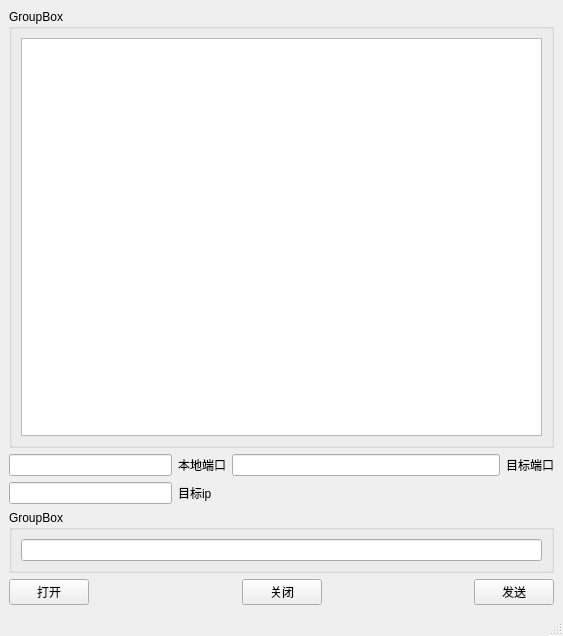
<?xml version="1.0" encoding="UTF-8"?>
<ui version="4.0">
 <class>MainWindow</class>
 <widget class="QMainWindow" name="MainWindow">
  <property name="geometry">
   <rect>
    <x>0</x>
    <y>0</y>
    <width>563</width>
    <height>636</height>
   </rect>
  </property>
  <property name="windowTitle">
   <string>MainWindow</string>
  </property>
  <widget class="QWidget" name="centralwidget">
   <layout class="QGridLayout" name="gridLayout">
    <item row="0" column="0">
     <widget class="QGroupBox" name="groupBox">
      <property name="title">
       <string>GroupBox</string>
      </property>
      <layout class="QHBoxLayout" name="horizontalLayout_5">
       <item>
        <widget class="QPlainTextEdit" name="RecvEdit">
         <property name="focusPolicy">
          <enum>Qt::NoFocus</enum>
         </property>
         <property name="readOnly">
          <bool>true</bool>
         </property>
        </widget>
       </item>
      </layout>
     </widget>
    </item>
    <item row="1" column="0">
     <layout class="QHBoxLayout" name="horizontalLayout_4">
      <item>
       <widget class="QLineEdit" name="LocalPort">
        <property name="maximumSize">
         <size>
          <width>163</width>
          <height>16777215</height>
         </size>
        </property>
       </widget>
      </item>
      <item>
       <widget class="QLabel" name="label">
        <property name="text">
         <string>本地端口</string>
        </property>
       </widget>
      </item>
      <item>
       <widget class="QLineEdit" name="AimPort"/>
      </item>
      <item>
       <widget class="QLabel" name="label_2">
        <property name="text">
         <string>目标端口</string>
        </property>
       </widget>
      </item>
     </layout>
    </item>
    <item row="2" column="0">
     <layout class="QHBoxLayout" name="horizontalLayout_3">
      <item>
       <widget class="QLineEdit" name="AimIp">
        <property name="maximumSize">
         <size>
          <width>163</width>
          <height>16777215</height>
         </size>
        </property>
       </widget>
      </item>
      <item>
       <widget class="QLabel" name="label_3">
        <property name="text">
         <string>目标ip</string>
        </property>
       </widget>
      </item>
      <item>
       <spacer name="horizontalSpacer_5">
        <property name="orientation">
         <enum>Qt::Horizontal</enum>
        </property>
        <property name="sizeHint" stdset="0">
         <size>
          <width>40</width>
          <height>20</height>
         </size>
        </property>
       </spacer>
      </item>
     </layout>
    </item>
    <item row="3" column="0">
     <widget class="QGroupBox" name="groupBox_2">
      <property name="title">
       <string>GroupBox</string>
      </property>
      <layout class="QHBoxLayout" name="horizontalLayout_2">
       <item>
        <widget class="QLineEdit" name="SendEdit"/>
       </item>
      </layout>
     </widget>
    </item>
    <item row="4" column="0">
     <layout class="QHBoxLayout" name="horizontalLayout">
      <item>
       <widget class="QPushButton" name="openBt">
        <property name="text">
         <string>打开</string>
        </property>
       </widget>
      </item>
      <item>
       <spacer name="horizontalSpacer">
        <property name="orientation">
         <enum>Qt::Horizontal</enum>
        </property>
        <property name="sizeHint" stdset="0">
         <size>
          <width>40</width>
          <height>20</height>
         </size>
        </property>
       </spacer>
      </item>
      <item>
       <widget class="QPushButton" name="CloseBt">
        <property name="text">
         <string>关闭</string>
        </property>
       </widget>
      </item>
      <item>
       <spacer name="horizontalSpacer_2">
        <property name="orientation">
         <enum>Qt::Horizontal</enum>
        </property>
        <property name="sizeHint" stdset="0">
         <size>
          <width>40</width>
          <height>20</height>
         </size>
        </property>
       </spacer>
      </item>
      <item>
       <widget class="QPushButton" name="SendBt">
        <property name="text">
         <string>发送</string>
        </property>
       </widget>
      </item>
     </layout>
    </item>
   </layout>
  </widget>
  <widget class="QMenuBar" name="menubar">
   <property name="geometry">
    <rect>
     <x>0</x>
     <y>0</y>
     <width>563</width>
     <height>26</height>
    </rect>
   </property>
  </widget>
  <widget class="QStatusBar" name="statusbar"/>
 </widget>
 <resources/>
 <connections/>
</ui>
